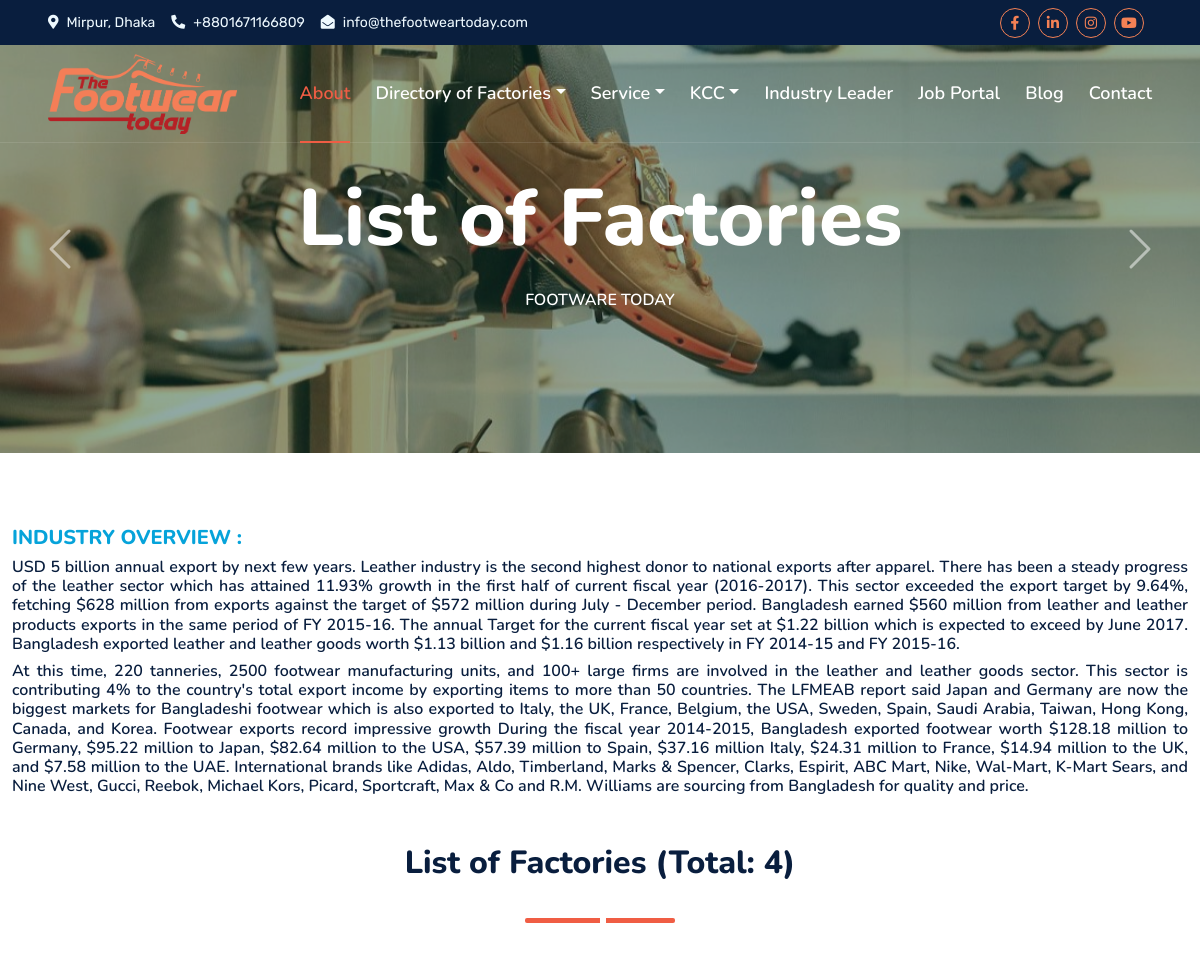
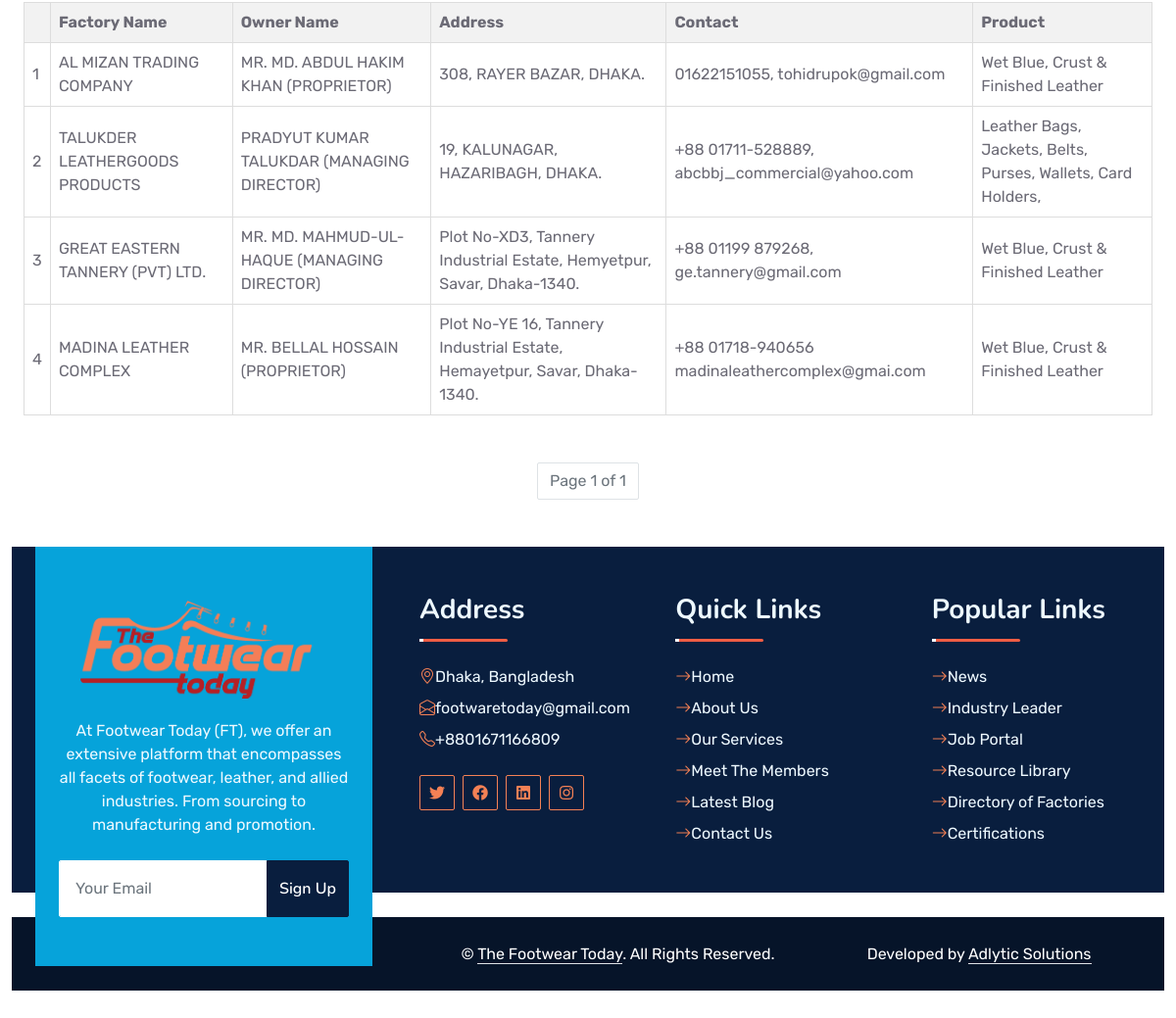
Screenshot of /list_factory/ with the database file from the repository (2 pictures, top to bottom).
### store/models.py (models this page shows, shortened)
class Factory(models.Model):
    factory_name = models.CharField(max_length=60)
    owner_name = models.CharField(max_length=60)
    responsibility = models.CharField(max_length=30)
    address = models.CharField(max_length=155)
    contact = models.CharField(max_length=50)
    product = models.CharField(max_length=60)
    Extra = models.CharField(max_length=100)

### store/views.py (the view)
# urls.py: path('list_factory/', views.factorys_list ,name='list_factory'),
def factorys_list(request):
    count = Factory.objects.count()
    factorys = Factory.objects.all()
    paginator = Paginator(factorys, 61)  # 61 companies per page
    page = request.GET.get('page')
    try:
        factorys = paginator.page(page)
    except PageNotAnInteger:
        factorys = paginator.page(1)
    except EmptyPage:
        factorys = paginator.page(paginator.num_pages)
    return render(request, 'store/factorys_list.html', {'factorys': factorys,'count': count})

### store/templates/store/factorys_list.html (shortened to what this page needs)
{% extends 'index.html' %}
{% block body%}
{% load static %}
 <body>
  <div class="container-fluid position-relative p-0">
    <nav class="navbar navbar-expand-lg navbar-dark px-5 py-3 py-lg-0">
      <a href="{% url 'home' %}" class="navbar-brand p-0">
        <h1 class="m-0">
          <img
            class="w-100"
            src="{% static 'img/logo/xlogo.png' %}"
            height="80px"
            width="100px"
            alt="Image"
          />
        </h1>
      </a>
      <div class="collapse navbar-collapse" id="navbarCollapse">
        <div class="navbar-nav ms-auto py-0">
          <a href="{% url 'about'  %}" class="nav-item nav-link active"
            >About</a
          >
          <div class="nav-item dropdown">
            <a
              href="#"
              class="nav-link dropdown-toggle"
              data-bs-toggle="dropdown"
              >Directory of Factories</a
            >
          </div>
          <div class="nav-item dropdown">
            <a
              href="#"
              class="nav-link dropdown-toggle"
              data-bs-toggle="dropdown"
              >Service</a
            >
          </div>
          <div class="nav-item dropdown">
            <a
              href="#"
              class="nav-link dropdown-toggle"
              data-bs-toggle="dropdown"
              >KCC</a
            >
          </div>
          <a href="{% url 'leaders'  %}" class="nav-item nav-link"
            >Industry Leader</a
          >
          <a href="{% url 'job_list'  %}" class="nav-item nav-link">
            Job Portal</a
          >
          <a href="{% url 'blog'  %}" class="nav-item nav-link">Blog</a>
          <a href="{% url 'contact'  %}" class="nav-item nav-link">Contact</a>
        </div>
      </div>
    </nav>
    <div
      id="header-carousel"
      class="carousel slide carousel-fade"
      data-bs-ride="carousel"
    >
      <div class="carousel-inner">
        <div class="carousel-item active">
          <img class="w-100" src="{% static 'img/company.jpg'%}" alt="Image" />
          <div
            class="carousel-caption d-flex flex-column align-items-center justify-content-center"
          >
            <div class="p-3" style="max-width: 900px">
             <h1 class="display-1 text-white mb-md-4 animated zoomIn">
                List of Factories
              </h1>
              <h6 class="text-white text-uppercase mb-3 animated slideInDown">
                Footware Today
              </h6>
            </div>
          </div>
        </div>
      </div>
      <button
        class="carousel-control-prev"
        type="button"
        data-bs-target="#header-carousel"
        data-bs-slide="prev"
      >
        <span class="carousel-control-prev-icon" aria-hidden="true"></span>
      </button>
      <button
        class="carousel-control-next"
        type="button"
        data-bs-target="#header-carousel"
        data-bs-slide="next"
      >
        <span class="carousel-control-next-icon" aria-hidden="true"></span>
      </button>
    </div>
  </div>
<div class="container  py-5 " >
   <div style="max-width: 1250px;" class="section-title text-center position-relative pb-3 mb-5 mx-auto" style="max-width: 1600px">
    <h5 class="fw-bold text-primary text-uppercase" style="text-align: left;">INDUSTRY OVERVIEW :</h5>
    <h6 style="text-align: justify;">
        USD 5 billion annual export by next few years. Leather industry is the second highest donor to national exports after
        apparel. There has been a steady progress of the leather sector which has attained 11.93% growth in the first half of
        current fiscal year (2016-2017). This sector exceeded the export target by 9.64%, fetching $628 million from exports
        against the target of $572 million during July - December period. Bangladesh earned $560 million from leather and
        leather products exports in the same period of FY 2015-16. The annual Target for the current fiscal year set at $1.22 billion
        which is expected to exceed by June 2017. Bangladesh exported leather and leather goods worth $1.13 billion and
        $1.16 billion respectively in FY 2014-15 and FY 2015-16.
    </h6>
    <h6 style="text-align: justify;">
        At this time, 220 tanneries, 2500 footwear manufacturing units, and 100+ large firms are involved in the leather and leather
        goods sector. This sector is contributing 4% to the country's total export income by exporting items to more than 50
        countries. The LFMEAB report said Japan and Germany are now the biggest markets for Bangladeshi footwear which
        is also exported to Italy, the UK, France, Belgium, the USA, Sweden, Spain, Saudi Arabia, Taiwan, Hong Kong, Canada, and
        Korea. Footwear exports record impressive growth During the fiscal year 2014-2015, Bangladesh exported footwear
        worth $128.18 million to Germany, $95.22 million to Japan, $82.64 million to the USA, $57.39 million to Spain, $37.16
        million Italy, $24.31 million to France, $14.94 million to the UK, and $7.58 million to the UAE. International brands like
        Adidas, Aldo, Timberland, Marks & Spencer, Clarks, Espirit, ABC Mart, Nike, Wal-Mart, K-Mart Sears, and Nine West,
        Gucci, Reebok, Michael Kors, Picard, Sportcraft, Max & Co and R.M. Williams are sourcing from Bangladesh for quality
        and price.
    </h6>
    <h2 class="mt-5 mb-4 text-center">List of Factories (Total: {{count}})</h2>
</div>
<div class="container">
    <table>
        <thead>
            <tr>
                <th></th>
                <th>Factory Name</th>
                <th>Owner Name</th>
                <th>Address</th>
                <th>Contact</th>
                <th>Product</th>
            </tr>
        </thead>
        <tbody>
            {% for f in factorys %}
            <tr>
                <td>{{ forloop.counter }}</td>
                <td>{{ f.factory_name }}</td>
                <td>{{ f.owner_name }}</td>
                <td>{{ f.address }}</td>
                <td>{{ f.contact }}</td>
                <td>{{ f.product }}</td>
            </tr>
            {% endfor %}
        </tbody>
    </table>
    <br></br>
      <nav aria-label="Page navigation">
        <ul class="pagination justify-content-center">
          <li class="page-item disabled">
            <span class="page-link"
              >Page {{ factorys.number }} of {{ factorys.paginator.num_pages}}</span
            >
          </li>
        </ul>
      </nav>
</div>
</body>
</html>
{% endblock %}

### static/css/style.css (style rules this page uses)
:root { --primary: #f05d44; --secondary: #f05d44; --light: #f05d44; --dark: #a4282a; }
h1, h2, .fw-bold { font-weight: 800 !important; }
h5, h6, .fw-medium { font-weight: 600 !important; }
.navbar-dark .navbar-nav .nav-link { font-family: 'Nunito', sans-serif; position: relative; margin-left: 25px; padding: 35px 0; color: #FFFFFF; font-size: 18px; font-weight: 600; outline: none; transition: .5s; }
.navbar-dark .navbar-nav .nav-link:hover, .navbar-dark .navbar-nav .nav-link.active { color: var(--primary); }
.navbar-dark .navbar-brand h1 { color: #FFFFFF; }
@media (min-width: 992px) { .navbar-dark { position: absolute; width: 100%; top: 0; left: 0; border-bottom: 1px solid rgba(256, 256, 256, .1); z-index: 999; } }
@media (min-width: 992px) { .navbar-dark .navbar-nav .nav-link::before { position: absolute; content: ""; width: 0; height: 2px; bottom: -1px; left: 50%; background: var(--primary); transition: .5s; } }
@media (min-width: 992px) { .navbar-dark .navbar-nav .nav-link:hover::before, .navbar-dark .navbar-nav .nav-link.active::before { width: 100%; left: 0; } }
.carousel-caption { top: 0; left: 0; right: 0; bottom: 0; background: rgba(9, 62, 55, .45); z-index: 1; }
.carousel-control-prev, .carousel-control-next { width: 10%; }
.carousel-control-prev-icon, .carousel-control-next-icon { width: 3rem; height: 3rem; }
.section-title::before { position: absolute; content: ""; width: 150px; height: 5px; left: 0; bottom: 0; background: var(--primary); border-radius: 2px; }
.section-title.text-center::before { left: 50%; margin-left: -75px; }
.section-title::after { position: absolute; content: ""; width: 6px; height: 5px; bottom: 0px; background: #FFFFFF; -webkit-animation: section-title-run 5s infinite linear; animation: section-title-run 5s infinite linear; }
.section-title.text-center::after { -webkit-animation: section-title-run-center 5s infinite linear; animation: section-title-run-center 5s infinite linear; }

### store/templates/store/factorys_list.html (style rules this page uses)
.container { max-width: 1950px; margin: 25px auto; }
table { width: 100%; border-collapse: collapse; }
th, td { border: 1px solid #dddddd; text-align: left; padding: 8px; }
th { background-color: #f2f2f2; }

### rows the page displays
Factory: factory_name "AL MIZAN TRADING COMPANY", owner_name "MR. MD. ABDUL HAKIM KHAN (PROPRIETOR)", address "308, RAYER BAZAR, DHAKA.", contact "01622151055, tohidrupok@gmail.com", product "Wet Blue, Crust & Finished Leather"
Factory: factory_name "TALUKDER LEATHERGOODS PRODUCTS", owner_name "PRADYUT KUMAR TALUKDAR (MANAGING DIRECTOR)", address "19, KALUNAGAR, HAZARIBAGH, DHAKA.", contact "+88 01711-528889, abcbbj_commercial@yahoo.com", product "Leather Bags, Jackets, Belts, Purses, Wallets, Card Holders,"
Factory: factory_name "GREAT EASTERN TANNERY (PVT) LTD.", owner_name "MR. MD. MAHMUD-UL-HAQUE (MANAGING DIRECTOR)", address "Plot No-XD3, Tannery Industrial Estate, Hemyetpur, Savar, Dhaka-1340.", contact "+88 01199 879268, ge.tannery@gmail.com", product "Wet Blue, Crust & Finished Leather"
Factory: factory_name "MADINA LEATHER COMPLEX", owner_name "MR. BELLAL HOSSAIN (PROPRIETOR)", address "Plot No-YE 16, Tannery Industrial Estate, Hemayetpur, Savar, Dhaka-1340.", contact "+88 01718-940656 madinaleathercomplex@gmai.com", product "Wet Blue, Crust & Finished Leather"

### other values shown
{{ count }} "4"
{{ factorys.number }} "1"
{{ factorys.paginator.num_pages }} "1"
